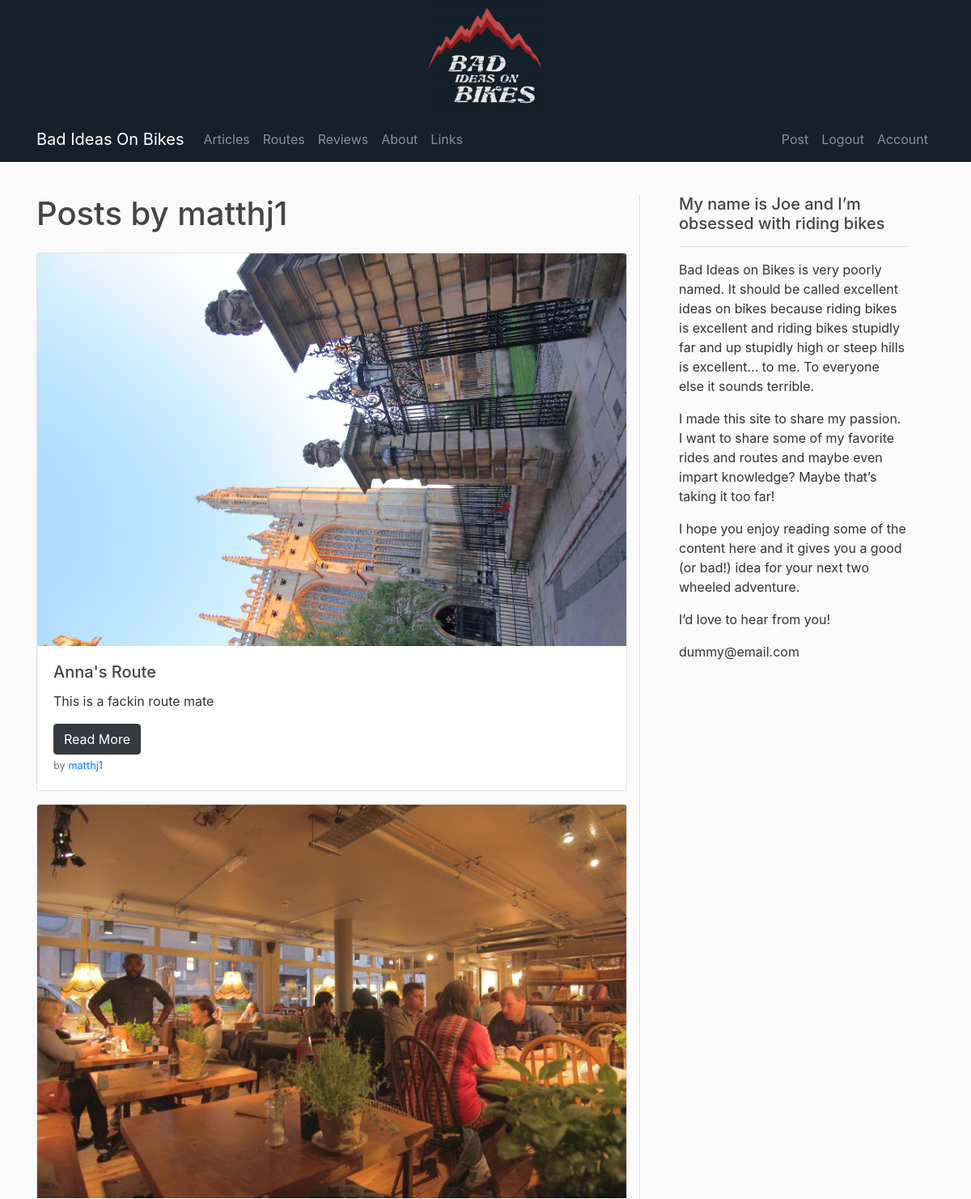
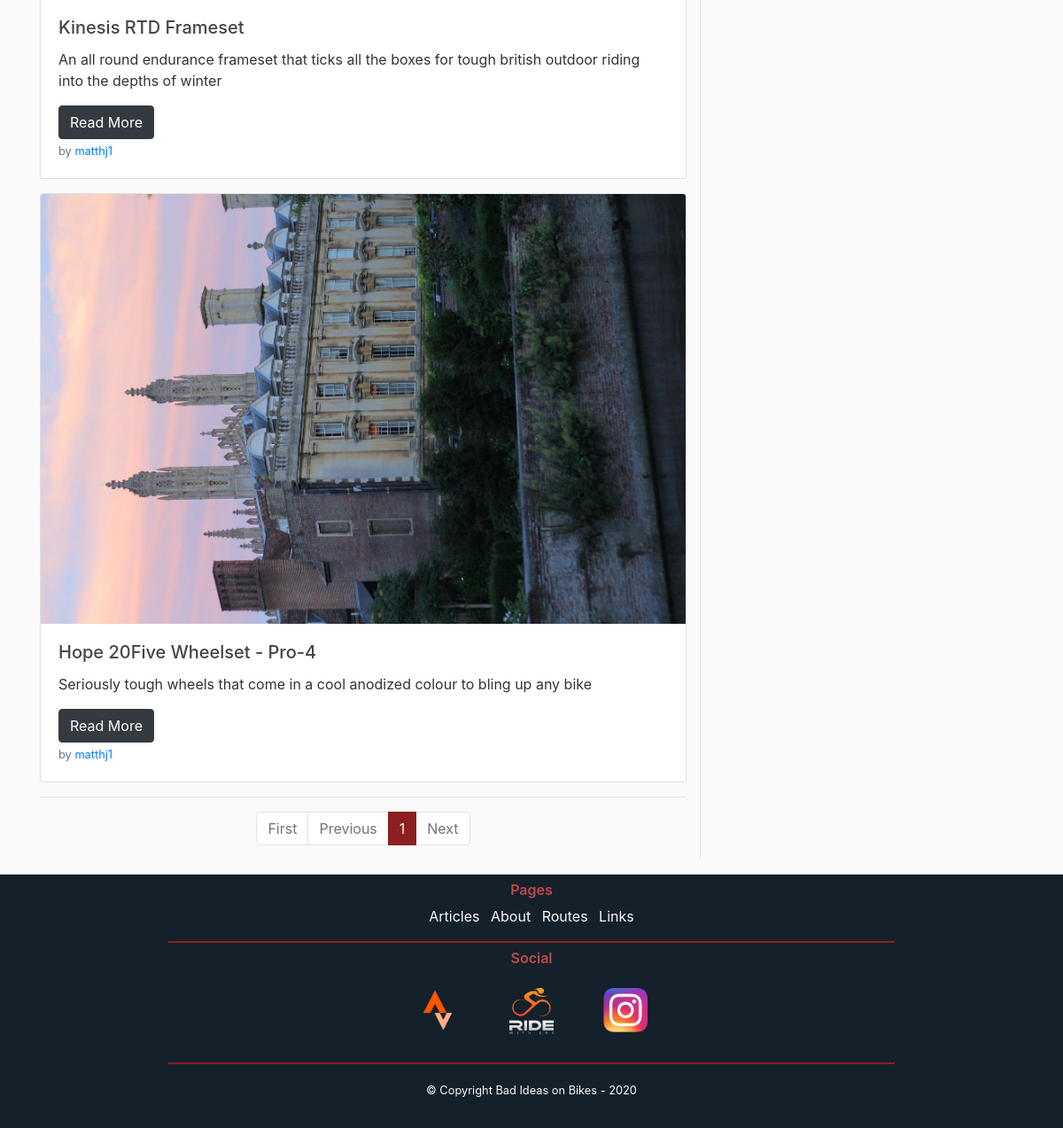
/user/matthj1 (signed in), run on the app's committed database (2 pictures, top to bottom).
### flaskbiob/models.py (models this page shows, shortened)
class Users(db.Model, UserMixin):
    id = db.Column(db.Integer, primary_key=True)
    username = db.Column(db.String(20), unique=True, nullable=False)
    email = db.Column(db.String(100), unique=True, nullable=False)
    image_file = db.Column(db.String(20), nullable=False, default="default.png")
    password = db.Column(db.String(60), nullable=False)
    posts = db.relationship("Posts", backref="author", lazy=True)
    routes = db.relationship("Routes", backref="author", lazy=True)
    reviews = db.relationship("Reviews", backref="author", lazy=True)

class Posts(db.Model):
    id = db.Column(db.Integer, primary_key=True)
    post_type = db.Column(db.String(7), nullable=False)
    title = db.Column(db.String(100), nullable=False)
    date = db.Column(db.DateTime, nullable=False, default=datetime.utcnow)
    leader = db.Column(db.Text, nullable=False)
    content = db.Column(db.Text, nullable=False)
    post_image = db.Column(db.String(100), nullable=False, default="default_post.jpg")
    user = db.Column(db.Integer, db.ForeignKey("users.id"), nullable=False)
    routes = db.relationship("Routes", backref="post_route", lazy="joined", uselist=False)
    reviews = db.relationship("Reviews", backref="post_review", lazy="joined", uselist=False)

### flaskbiob/users/routes.py (the view)
@users.route("/user/<string:username>")
def userpostPage(username):
    page = request.args.get("page", 1, type=int)
    user = Users.query.filter_by(username=username).first_or_404()
    posts = Posts.query.filter_by(author=user)\
        .order_by(Posts.date.desc())\
        .paginate(page=page, per_page=5)
    return render_template("User_Posts.html", posts=posts, user=user)

### flaskbiob/models.py (called while the page is built)
@login_manager.user_loader
def load_user(user_id):
    return Users.query.get(int(user_id))

### flaskbiob/templates/User_Posts.html
{% extends "BASE.html" %}
    {% block content %}
    <div class="row py-3">
        <div class="col" id="main">
            <h1 class="mb-4">Posts by {{ user.username }}</h1>
            {% for post in posts.items %}
            <div class="card mb-3">
              <img src="{{ url_for('static', filename='post_pics/' + post.post_image) }}" class="card-img-top" alt="...">
              <div class="card-body">
                <h5 class="card-title">{{ post.title }}</h5>
                <p class="card-text">{{ post.leader }}</p>
                  <a href="{{ url_for('posts.postPage', post_id = post.id) }}" class="btn btn-dark">Read More</a>
                  <p class="card-text"><small class="text-muted">by <a href="{{ url_for('users.userpostPage', username=post.author.username) }}">{{ post.author.username }}</a></small></p>
              </div>
            </div>
            {% endfor %}
            <hr>
            <div class="d-flex justify-content-center">
                <nav aria-label="Page navigation example">
                    <ul class="pagination">
                        <li class="page-item {% if not posts.has_prev %}disabled{% endif %}"><a class="page-link" href="{{ url_for('users.userpostPage', username=user.username, page=1) }}">First</a></li>
                        <li class="page-item {% if not posts.has_prev %}disabled{% endif %}"><a class="page-link" href="{{ url_for('users.userpostPage', username=user.username, page=posts.prev_num) }}">Previous</a></li>
                        {% for page_num in posts.iter_pages() %}
                            {% if page_num %}
                                <li class="page-item {% if posts.page == page_num %}active{% endif %}"><a class="page-link" href="{{ url_for('users.userpostPage', username=user.username, page=page_num) }}">{{ page_num }}</a></li>
                            {% endif %}
                        {% endfor %}
                        <li class="page-item {% if not posts.has_next %}disabled{% endif %}"><a class="page-link" href="{{ url_for('users.userpostPage', username=user.username, page=posts.next_num) }}">Next</a></li>
                    </ul>
                </nav>
            </div>
        </div>
        <div class="col-4 order-2 px-5 border-left d-none d-lg-block pb-3" id="sticky-sidebar">
            <div class="sticky-top">
                <h5>My name is Joe and I’m obsessed with riding bikes</h5>
                <hr>
                <p>Bad Ideas on Bikes is very poorly named. It should be called excellent ideas on bikes because riding bikes is excellent and riding bikes stupidly far and up stupidly high or steep hills is excellent… to me. To everyone else it sounds terrible.</p>
                <p>I made this site to share my passion. I want to share some of my favorite rides and routes and maybe even impart knowledge? Maybe that’s taking it too far!</p>
                <p>I hope you enjoy reading some of the content here and it gives you a good (or bad!) idea for your next two wheeled adventure.</p>
                <p>I’d love to hear from you!</p>
                <p>dummy@email.com</p>
            </div>
        </div>
    </div>
    {% endblock content %}

### flaskbiob/static/main.css (style rules this page uses)
body { background: #fafafa; color: #333333; }
h1, h2, h3, h4, h5, h6 { color: #444444; }
.pagination > li > a { background-color: white; color: #444444; }
.pagination > .active > a { color: white; background-color: #8c1f1f !Important; border: solid 1px #8c1f1f !Important; }

### data on the page
Users: username "matthj1"
Posts: post_image (picture), title "Anna's Route", leader "This is a fackin route mate", author.username "matthj1"
Posts: post_image (picture), title "Kinesis RTD Frameset", leader "An all round endurance frameset that ticks all the boxes for tough british outdoor riding into the depths of winter", author.username "matthj1"
Posts: post_image (picture), title "Hope 20Five Wheelset - Pro-4", leader "Seriously tough wheels that come in a cool anodized colour to bling up any bike", author.username "matthj1"

### other printed values
{{ page_num }} "1"
